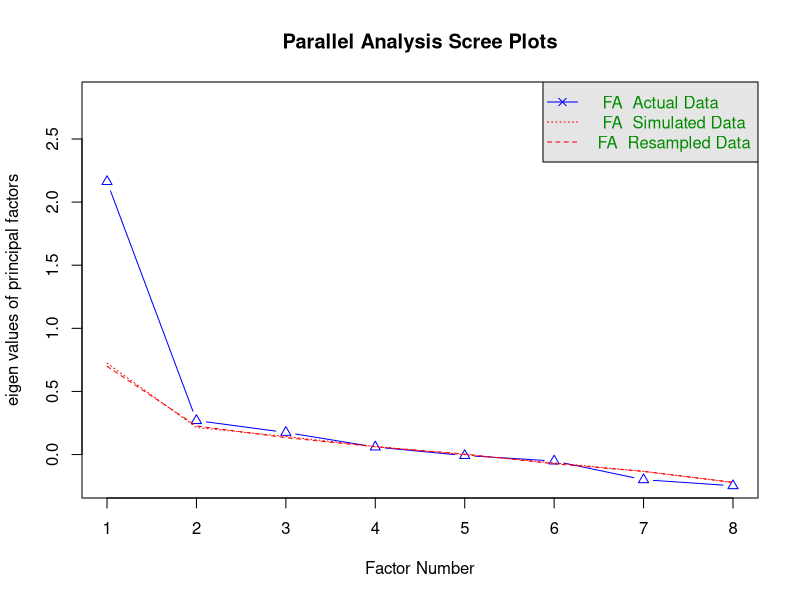

This figure's R source: (Note: this script raises an error after producing the figure.)
## ---- chunk 1
library(lavaan)
library(ggplot2)
library(dplyr)
library(haven)
library(lavaan)
library(semTools)
library(psych)
library(kableExtra) 
EFA <- read.table("Schoolplezier.dat", header = TRUE, sep = "\t")
head(EFA)
## ---- chunk 2

efa1 <- fa(EFA[, 5:12], nfactors = 1, fm = "ml")
efa1 
efa1$CFI
efa1$STATISTIC
efa1$dof
efa1$PVAL
efa1$TLI
efa1$Vaccounted
efa1$communality

## ---- chunk 3

fa.parallel(EFA[,5:12], fm = "ml", fa = "fa")
# Parallel analysis suggests that the number of factors = 1

efa2 <- fa(EFA[,5:12], nfactors = 2, rotate = "oblimin", fm = "ml")
efa2
efa2$CFI
efa2$STATISTIC
efa2$dof
efa2$PVAL
efa2$TLI
efa2$Vaccounted
efa2$communality

efa3 <- fa(EFA[,5:12], nfactors = 3, rotate = "oblimin", fm = "ml")
efa3
efa3$CFI
efa3$STATISTIC
efa3$dof
efa3$PVAL
efa3$TLI
efa3$Vaccounted
efa3$communality

models_efa <- list(efa1, efa2, efa3)
#compare_efa_fit(models_efa)

efa2Orth <- fa(EFA[,5:12], nfactors = 2, rotate = "varimax", fm = "ml")
efa2Orth 
## ---- chunk 4

# Assumpties checken
dat <- HolzingerSwineford1939
HS.model <- ' visual =~ x1 + x2 + x3
textual =~ x4 + x5 + x6
speed =~ x7 + x8 + x9 '
fitHS <- cfa(HS.model, data=dat, missing = "ML")

summary(fitHS)
sum(is.na(dat))
head(dat)

boxplot(dat$x1)

ggplot(dat, aes(y = x1)) +
  geom_boxplot(fill = "lightgray") +
  theme_minimal()
